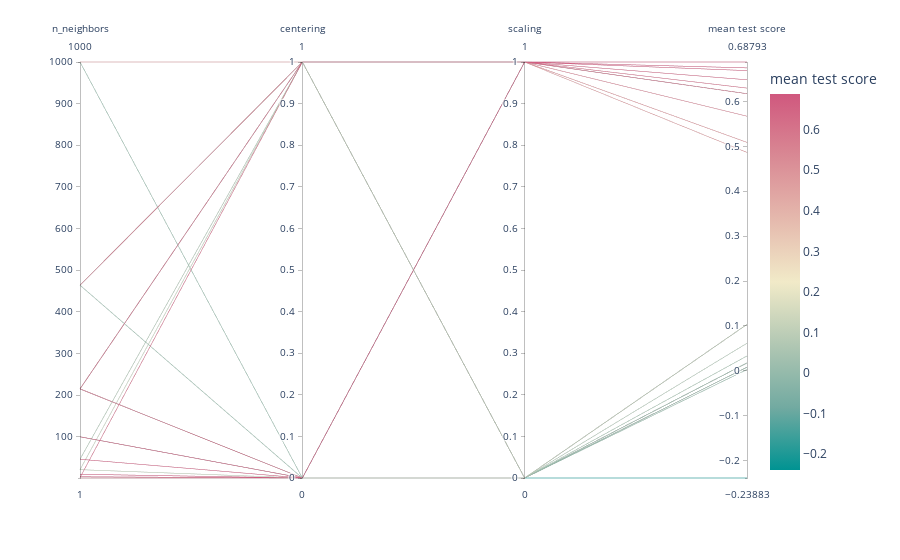

Notebook source saved alongside this figure:
### Code cell
import plotly.express as px

fig = px.parallel_coordinates(
    cv_results,
    color="mean test score",
    dimensions=["n_neighbors", "centering", "scaling", "mean test score"],
    color_continuous_scale=px.colors.diverging.Tealrose,
)
fig.show()

### Figure 1 — Plotly figure (JSON) as saved in the notebook; plotly's stock layout.template omitted (floating-point values rounded to 4 significant figures)
{"data": [{"dimensions": [{"label": "n_neighbors", "values": [10, 4, 46, 100, 2, 215, 215, 464, 1, 1000, 21, 21, 46, 100, 215, 215, 464, 464, 1000, 1]}, {"label": "centering", "values": [0, 0, 0, 0, 1, 1, 0, 1, 0, 1, 0, 1, 1, 0, 0, 1, 1, 0, 0, 0]}, {"label": "scaling", "values": [1, 1, 1, 1, 1, 1, 1, 1, 1, 1, 0, 0, 0, 0, 0, 0, 0, 0, 0, 0]}, {"label": "mean test score", "values": [0.6879, 0.6748, 0.6688, 0.6483, 0.6298, 0.6173, 0.6173, 0.5672, 0.5088, 0.4865, 0.1034, 0.1034, 0.06139, 0.03312, 0.01758, 0.01758, 0.007987, 0.007987, 0.0029, -0.2388]}], "domain": {"x": [0, 1], "y": [0, 1]}, "line": {"color": [0.6879, 0.6748, 0.6688, 0.6483, 0.6298, 0.6173, 0.6173, 0.5672, 0.5088, 0.4865, 0.1034, 0.1034, 0.06139, 0.03312, 0.01758, 0.01758, 0.007987, 0.007987, 0.0029, -0.2388], "coloraxis": "coloraxis"}, "name": "", "type": "parcoords"}], "layout": {"coloraxis": {"colorbar": {"title": {"text": "mean test score"}}, "colorscale": [[0, "rgb(0, 147, 146)"], [0.1667, "rgb(114, 170, 161)"], [0.3333, "rgb(177, 199, 179)"], [0.5, "rgb(241, 234, 200)"], [0.6667, "rgb(229, 185, 173)"], [0.8333, "rgb(217, 137, 148)"], [1, "rgb(208, 88, 126)"]]}, "legend": {"tracegroupgap": 0}, "margin": {"t": 60}}}
